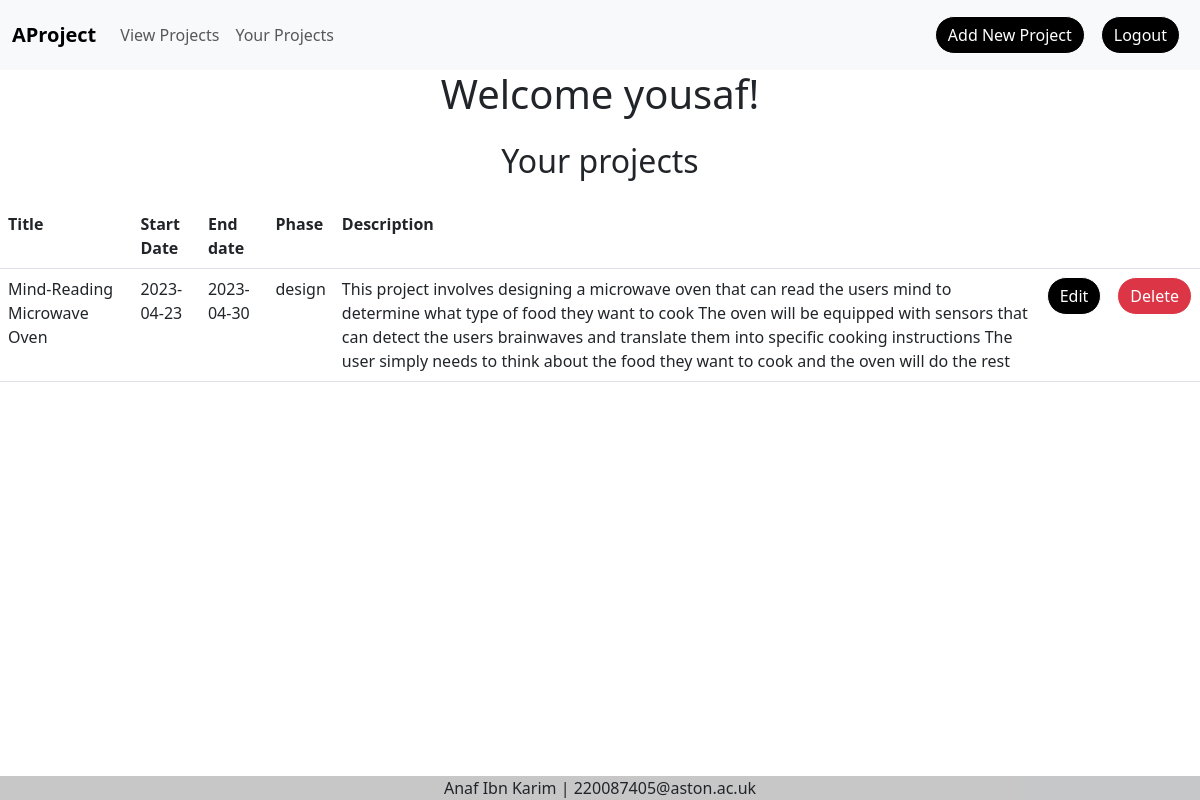
Page /user.php (signed in) on the committed database.
### tables this page shows
CREATE TABLE `projects` (
  `pid` int UNSIGNED NOT NULL,
  `title` varchar(100) NOT NULL,
  `start_date` date DEFAULT NULL,
  `end_date` date DEFAULT NULL,
  `phase` enum('design','development','testing','deployment','complete') DEFAULT NULL,
  `description` varchar(500) DEFAULT NULL,
  `uid` int UNSIGNED NOT NULL
);

### user.php (the view, shortened to what this page needs)
<!DOCTYPE html>
<html lang="en">
<head>
    <link rel="stylesheet" href="css/main.css">
    <link href="https://cdn.jsdelivr.net/npm/bootstrap@5.3.0-alpha3/dist/css/bootstrap.min.css" rel="stylesheet">
</head>
<body>
    <header>
        <nav class="navbar navbar-expand-lg navbar-light bg-light">
            <div class="container-fluid">
                <a class="navbar-brand" href="projects.php"><b> AProject</b></a>
                <div class="collapse navbar-collapse" id="navbarNav">
                    <ul class="navbar-nav">
                        <li class="nav-item">
                            <a class="nav-link" href="projects.php">View Projects</a>
                        </li>
						<li class="nav-item">
                            <a class="nav-link" href="user.php">Your Projects</a>
                        </li>
                    </ul>
                    <ul class="navbar-nav ms-auto">
                        <li class="nav-item">
                            <a class="nav-link" href="add-project.php">
                                <button class="btn btn-primary" type="button">Add New Project</button>
                            </a>
                        </li>
                        <li class="nav-item">
                            <a class="nav-link" href="logout.php">
                                <button class="btn btn-primary" type="button">Logout</button>
                            </a>
                        </li>
                    </ul>
                </div>
            </div>
        </nav>
    </header>
<?php
$username = $_SESSION["username"];
echo "<h1 class='text-center mb-4'>Welcome $username!</h1>";
require_once "connectdb.php";
echo ("<h2 class='text-center mb-4'>Your projects</h2>");
try {
    $id = $_SESSION["uid"];
    $query = "select * from projects where uid = $id";
    $rows = $db->query($query);
    if ($rows && $rows->rowCount() > 0) {?>
		<div class="row justify-content-center">
    		<div class="col-auto">
        		<table cellspacing="0" cellpadding="5" id="myTable" class="table table-responsive">
            		<tr>
                	<th><b>Title</b></th>
                	<th><b>Start Date</b></th>
                	<th><b>End date</b></th>
                	<th><b>Phase</b></th>
                	<th><b>Description</b></th>
                	<th><b></b></th>
                	<th><b></b></th>
            </tr>
            <?php
        while ($row = $rows->fetch()) {
            echo ("<tr><td>" . $row['title'] . "</td>");
            echo ("<td>" . $row['start_date'] . "</td>");
            echo ("<td>" . $row['end_date'] . "</td>");
            echo ("<td>" . $row['phase'] . "</td>");
            echo ("<td>" . $row['description'] . "</td>");
            echo ("<td><a href='edit-project.php?pid=" . $row['pid'] . "'><button class='btn btn-primary' type='button'>Edit</button></a></td>");
            echo ("<td>" . $row['delete'] . "<button class='btn btn-danger' onclick='return openDialog(\"" . $row['title'] . "\", " . $row['pid'] . ")'>Delete</button></td></tr>");
        }
        echo ("</table> </div> </div>");
    } else {
        echo ("<p class='text-center'>No Projects in the list.</p>");
    }
} catch (PDOException $e) {
    echo ("Sorry, a database error occurred! <br>");
    echo ("Error details: <em>" . $e->getMessage() . "</em>");
}
?>
    <footer class="bg-light text-center text-lg-start fixed-bottom">
        <div class="text-center " style="background-color: rgba(0, 0, 0, 0.2);">
            <p class="text-dark m-0">Anaf Ibn Karim | 220087405@aston.ac.uk</p>
        </div>
    </footer>
</body>
</html>

### css/main.css (style rules this page uses)
table { display: block; margin-inline: auto; max-width: 80em; }
.btn { border-radius: 100em !important; border-color: white !important; }
.btn-primary { background-color: black !important; }

### rows in the picture
projects: title "Mind-Reading Microwave Oven", start_date "2023-04-23", end_date "2023-04-30", phase "design", description "This project involves designing a microwave oven that can read the users mind to determine what type of food they want to cook The oven will be equipped with sensors that can detect the users brainwaves and translate them into specific cooking instructions The user simply needs to think about the food they want to cook and the oven will do the rest"

### other values in the picture
$username "yousaf"
